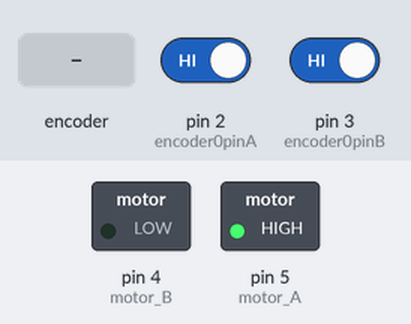
This sketch was run on a simulated Arduino Uno, built with avr-gcc and run on an emulated ATmega328P. On the bench: switched loads named in the sketch (green lamp = pin HIGH). The inputs (shaded band) are chosen by the test bench; at power-on: pin 2 (encoder0pinA) HIGH, pin 3 (encoder0pinB) HIGH. What the sketch prints to the serial monitor is not drawn.

Above: at 1.2 s.
1.3 s: rotary encoder on pin 2 (encoder0pinA) / pin 3 (encoder0pinB) turned 1 step (first pin leading)
Timing chart, 0 to 4.3 s (numbered marks = the images above; inputs shaded):
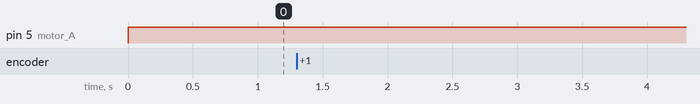

The sketch:

test_pid.ino
```cpp
#include <my_pid.h>

const byte encoder0pinA = 2;
const byte encoder0pinB = 3;
byte encoder0PinALast;
int motor_A = 5;
int motor_B = 4;

float duration, abs_duration, accumulated_circles;
boolean direction_;
boolean result;
float val_output;
float output_direction;
float target;
float kp = 3.2, ki = 3, kd = 1.0;
PID motor_pid_1(&accumulated_circles, &val_output, &output_direction, &target, kp, ki, kd, USER_CUSTOMIZED_MOVE_STYLE, 0);


void setup() {
  Serial.begin(9600);
  pinMode(motor_A, OUTPUT);
  pinMode(motor_B, OUTPUT);
  target = 4500;
  accumulated_circles = 0;
  duration = 0;
  direction_ = true;
  pinMode(encoder0pinB,INPUT);
  attachInterrupt(0, wheelSpeed, CHANGE);
}

void wheelSpeed()
{
  int Lstate = digitalRead(encoder0pinA);
  if((encoder0PinALast == LOW) && Lstate==HIGH)
  {
    int val = digitalRead(encoder0pinB);
    if(val == LOW && direction_)
    {
      direction_ = false; //Reverse
    }
    else if(val == HIGH && !direction_)
    {
      direction_ = true;  //Forward
    }
  }
  encoder0PinALast = Lstate;

  if(!direction_) {
    duration++;
    accumulated_circles++;
  } else  {
    duration--;
    accumulated_circles--;
  }
}


// the loop function runs over and over again forever
void loop() {
  control_motor();
  abs_duration=abs(duration);
  result = motor_pid_1.Compute();
  if (result) {
    Serial.print("Pulse: ");
    Serial.print(duration);
    Serial.print(", accumulated_circles: ");
    Serial.println(accumulated_circles);
    duration = 0; //Count clear, wait for the next count
  }
}


void control_motor()
{
  if (output_direction == MOTOR_REVERSE) {
    digitalWrite(motor_A,LOW);
    analogWrite(motor_B, val_output);
  } else {
    digitalWrite(motor_B,LOW);
    analogWrite(motor_A, val_output);
  }
}
```

Measured:
- after the input at 1.3 s, every drawn part: stays the same
